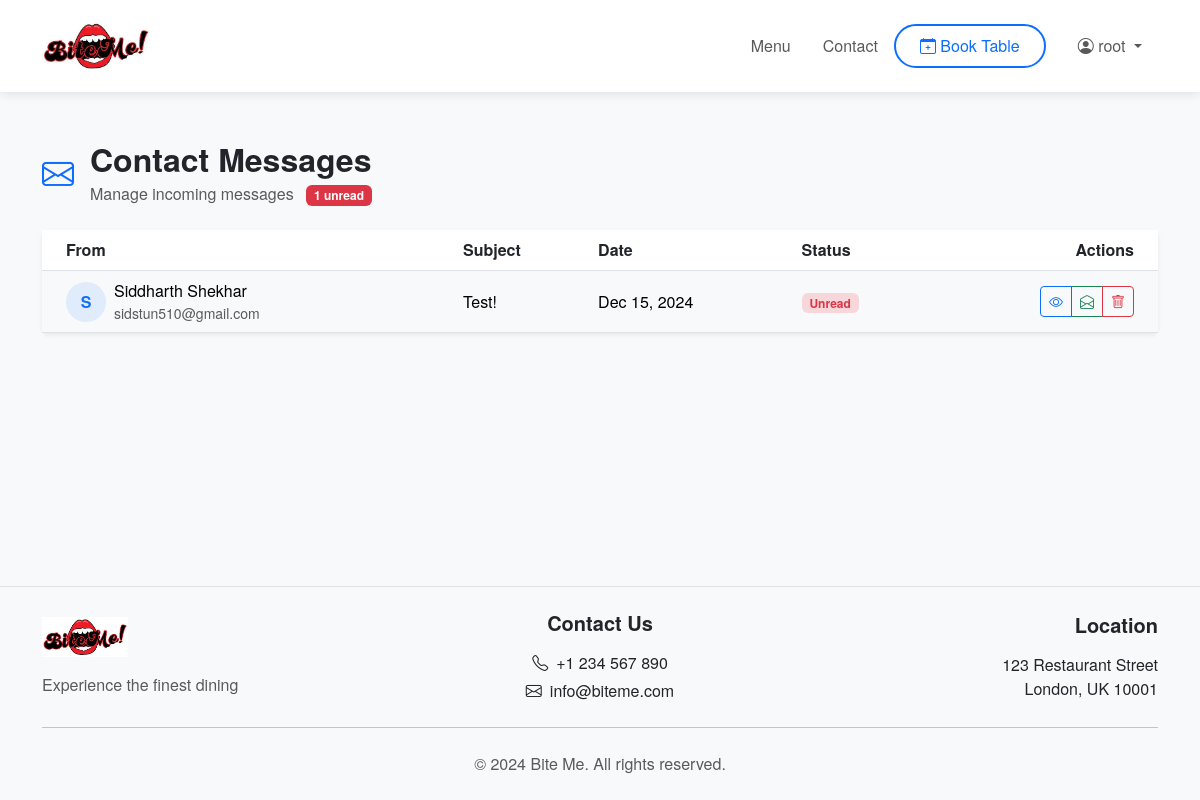
The page /manage/messages/ (signed in) on the database as committed earlier.
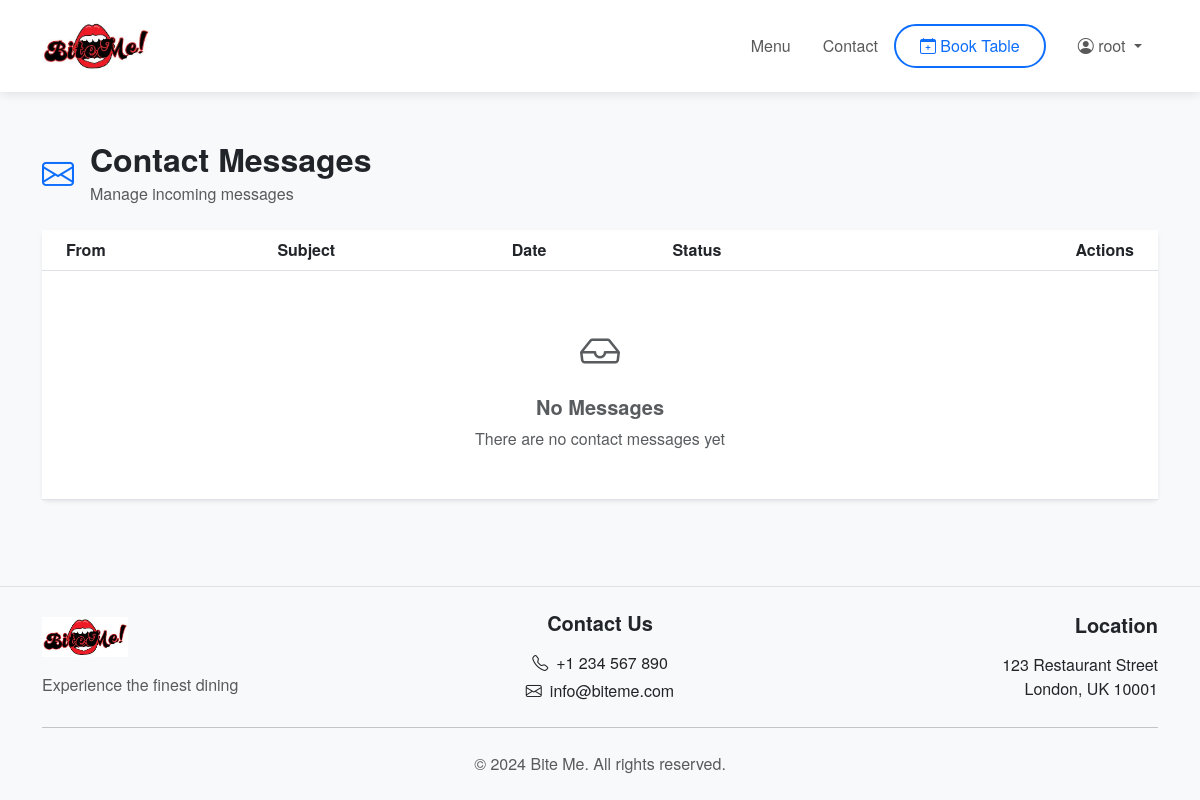
The same page on the database as committed later.
### booking/models.py (models this page shows, shortened)
class Contact(models.Model):
    name = models.CharField(max_length=100)
    email = models.EmailField()
    subject = models.CharField(max_length=200)
    message = models.TextField()
    created_at = models.DateTimeField(auto_now_add=True)
    is_read = models.BooleanField(default=False)
    class Meta:
        ordering = ['-created_at']

### booking/views.py (the view)
# urls.py: path('manage/messages/', manage_messages_view, name='manage_messages'),
@user_passes_test(lambda u: u.is_staff)
def manage_messages_view(request):
    messages_list = Contact.objects.all()
    unread_count = messages_list.filter(is_read=False).count()
    context = {
        'messages_list': messages_list,
        'unread_count': unread_count
    }
    return render(request, 'booking/admin/messages.html', context)

### booking/templates/booking/admin/messages.html (shortened to what this page needs)
{% extends 'booking/base.html' %}
{% load static %}
{% block content %}
<div class="container py-4">
    <div class="row mb-4">
        <div class="col-lg-8">
            <div class="d-flex align-items-center">
                <i class="bi bi-envelope fs-2 text-primary me-3"></i>
                <div>
                    <h2 class="mb-1">Contact Messages</h2>
                    <p class="text-muted mb-0">
                        Manage incoming messages
                        {% if unread_count %}
                            <span class="badge bg-danger ms-2">{{ unread_count }} unread</span>
                        {% endif %}
                    </p>
                </div>
            </div>
        </div>
    </div>
    <div class="card border-0 shadow-sm">
        <div class="table-responsive">
            <table class="table table-hover align-middle mb-0">
                <thead class="bg-light">
                    <tr>
                        <th class="ps-4">From</th>
                        <th>Subject</th>
                        <th>Date</th>
                        <th>Status</th>
                        <th class="text-end pe-4">Actions</th>
                    </tr>
                </thead>
                <tbody>
                    {% for message in messages_list %}
                        <tr {% if not message.is_read %}class="table-light"{% endif %}>
                            <td class="ps-4">
                                <div class="d-flex align-items-center">
                                    <div class="avatar-initial rounded-circle bg-primary bg-opacity-10 text-primary me-2">
                                        {{ message.name|make_list|first|upper }}
                                    </div>
                                    <div>
                                        <div class="fw-medium">{{ message.name }}</div>
                                        <div class="small text-muted">{{ message.email }}</div>
                                    </div>
                                </div>
                            </td>
                            <td>{{ message.subject }}</td>
                            <td>{{ message.created_at|date:"M j, Y" }}</td>
                            <td>
                                {% if message.is_read %}
                                    <span class="badge bg-success-subtle text-success">Read</span>
                                {% else %}
                                    <span class="badge bg-danger-subtle text-danger">Unread</span>
                                {% endif %}
                            </td>
                            <td class="text-end pe-4">
                                <div class="btn-group">
                                    <button class="btn btn-sm btn-outline-primary"
                                            data-bs-toggle="modal"
                                            data-bs-target="#messageModal{{ message.id }}">
                                        <i class="bi bi-eye"></i>
                                    </button>
                                    {% if message.is_read %}
                                        <button class="btn btn-sm btn-outline-warning"
                                                onclick="updateMessageStatus('{{ message.id }}', 'mark_unread')"
                                                title="Mark as unread">
                                            <i class="bi bi-envelope"></i>
                                        </button>
                                    {% else %}
                                        <button class="btn btn-sm btn-outline-success"
                                                onclick="updateMessageStatus('{{ message.id }}', 'mark_read')"
                                                title="Mark as read">
                                            <i class="bi bi-envelope-open"></i>
                                        </button>
                                    {% endif %}
                                    <button class="btn btn-sm btn-outline-danger"
                                            onclick="deleteMessage('{{ message.id }}', '{{ message.subject|escapejs }}')"
                                            title="Delete message">
                                        <i class="bi bi-trash"></i>
                                    </button>
                                </div>
                            </td>
                        </tr>
                    {% empty %}
                        <tr>
                            <td colspan="5" class="text-center py-5">
                                <div class="text-muted">
                                    <i class="bi bi-inbox fs-1 mb-3 d-block"></i>
                                    <h5>No Messages</h5>
                                    <p class="mb-0">There are no contact messages yet</p>
                                </div>
                            </td>
                        </tr>
                    {% endfor %}
                </tbody>
            </table>
        </div>
    </div>
</div>
{% endblock %}

### booking/templates/booking/base.html (shortened to what this page needs)
{% load static %}
<!DOCTYPE html>
<html lang="en">
<head>
    <link rel="stylesheet" href="https://cdn.jsdelivr.net/npm/bootstrap@5.3.0/dist/css/bootstrap.min.css">
    <link rel="stylesheet" href="{% static 'css/style.css' %}">
    <link rel="stylesheet" href="https://cdn.jsdelivr.net/npm/bootstrap-icons@1.11.3/font/bootstrap-icons.min.css">
</head>
<body class="d-flex flex-column min-vh-100">
    <header class="header-main">
        <nav class="navbar navbar-expand-lg navbar-light">
            <div class="container">
                <a class="navbar-brand" href="{% url 'index' %}">
                    <img src="{% static 'img/logo.webp' %}" alt="Bite Me Logo" height="50">
                </a>
                <div class="collapse navbar-collapse justify-content-end" id="navbarNav">
                    <ul class="navbar-nav align-items-center">
                        <li class="nav-item">
                            <a class="nav-link" href="{% url 'menu' %}">Menu</a>
                        </li>
                        <li class="nav-item">
                            <a class="nav-link" href="{% url 'contact' %}">Contact</a>
                        </li>
                        {% if user.is_authenticated %}
                            <li class="nav-item">
                                <a class="nav-link book-table-btn" href="{% url 'book' %}">
                                    <i class="bi bi-calendar-plus"></i> Book Table
                                </a>
                            </li>
                            <li class="nav-item dropdown">
                                <a class="nav-link dropdown-toggle" href="#" id="navbarDropdown" role="button"
                                   data-bs-toggle="dropdown" aria-expanded="false">
                                    <i class="bi bi-person-circle"></i> {{ user.username }}
                                </a>
                            </li>
                        {% endif %}
                    </ul>
                </div>
            </div>
        </nav>
    </header>
    <main class="flex-grow-1">
        {% block content %}{% endblock %}
    </main>
    <footer class="footer mt-auto py-4 bg-light">
        <div class="container">
            <div class="row g-4 align-items-center">
                <div class="col-md-4 text-center text-md-start">
                    <img src="{% static 'img/logo.webp' %}" alt="Bite Me Logo" height="40" class="mb-3">
                    <p class="text-muted mb-0">Experience the finest dining</p>
                </div>
                <div class="col-md-4 text-center">
                    <h5 class="mb-3">Contact Us</h5>
                    <p class="mb-1"><i class="bi bi-telephone me-2"></i>+1 234 567 890</p>
                    <p class="mb-0"><i class="bi bi-envelope me-2"></i>info@biteme.com</p>
                </div>
                <div class="col-md-4 text-center text-md-end">
                    <h5 class="mb-3">Location</h5>
                    <p class="mb-0">123 Restaurant Street</p>
                    <p class="mb-0">London, UK 10001</p>
                </div>
            </div>
            <hr class="my-4">
            <div class="text-center">
                <p class="text-muted mb-0">&copy; {% now "Y" %} Bite Me. All rights reserved.</p>
            </div>
        </div>
    </footer>
</body>
</html>

### booking/static/css/style.css (style rules this page uses)
body { font-family: 'Helvetica Neue', Helvetica, Arial, sans-serif; background-color: #f8f9fa; }
h2, h3, h4, h5, h6 { font-weight: 600; }
.navbar-brand img { margin-right: 10px; }
.card { transition: transform 0.2s ease-in-out; }

### booking/templates/booking/base.html (style rules this page uses)
.header-main { background-color: #fff; box-shadow: 0 2px 10px rgba(0,0,0,0.1); position: relative; z-index: 1000; }
.navbar { padding-top: 1rem; padding-bottom: 1rem; }
.navbar-brand { font-weight: 700; }
.nav-link { font-weight: 500; padding: 0.5rem 1rem !important; transition: color 0.3s ease; }
.book-table-btn { color: #0d6efd !important; border: 2px solid #0d6efd; border-radius: 50px; padding: 0.5rem 1.5rem !important; margin-right: 1rem; transition: all 0.3s ease; }
.footer { background-color: #f8f9fa; border-top: 1px solid #dee2e6; }

Rows that differ between the two databases and show on the page:
removed Contact: name|make_list "S", name "Siddharth Shekhar", email "sidstun510@gmail.com", subject "Test!", created_at "Dec 15, 2024", is_read "Unread"
Other text that changed with them:
{{ unread_count }}: "1" → (not shown)
text no longer shown: "unread"
text now shown: "No Messages There are no contact messages yet"
